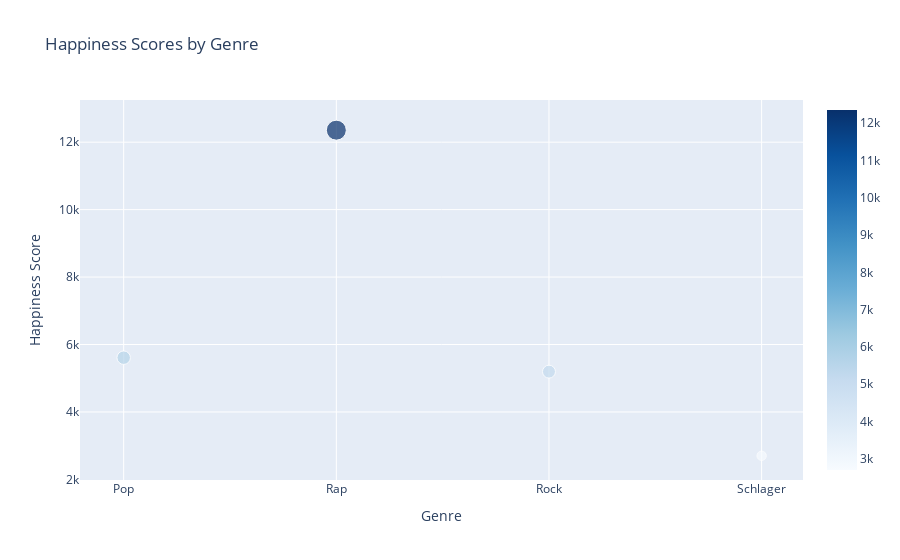

The cell this chart's notebook holds for it:
### Code cell
import plotly.graph_objects as go

genre_happiness = {}

for genre in df['genre'].unique():
    genre_lyrics = df[df['genre'] == genre]['lyrics']
    positive_words = []
    
    for lyrics in genre_lyrics:
        doc = nlp(lyrics)
        for token in doc:
            sentiment = token._.sentiws
            if isinstance(sentiment, float) and sentiment > 0:
                positive_words.append(token.text)
    
    genre_happiness[genre] = len(positive_words)

genres = list(genre_happiness.keys())
happiness_scores = list(genre_happiness.values())

fig = go.Figure(data=go.Scatter(
    x=genres,
    y=happiness_scores,
    mode='markers',
    marker=dict(
        size=happiness_scores,
        sizemode='area',
        sizeref=2 * max(happiness_scores) / (20**2),
        color=happiness_scores,
        colorscale='Blues',
        showscale=True
    ),
    text=genres
))

fig.update_layout(
    title='Happiness Scores by Genre',
    xaxis=dict(title='Genre'),
    yaxis=dict(title='Happiness Score'),
    showlegend=False
)

fig.show()

### Figure 1 — Plotly figure (JSON) as saved in the notebook; plotly's stock layout.template omitted (floating-point values rounded to 4 significant figures)
{"data": [{"marker": {"color": [5609, 12356, 5195, 2700], "colorscale": [[0, "rgb(247,251,255)"], [0.125, "rgb(222,235,247)"], [0.25, "rgb(198,219,239)"], [0.375, "rgb(158,202,225)"], [0.5, "rgb(107,174,214)"], [0.625, "rgb(66,146,198)"], [0.75, "rgb(33,113,181)"], [0.875, "rgb(8,81,156)"], [1, "rgb(8,48,107)"]], "showscale": true, "size": [5609, 12356, 5195, 2700], "sizemode": "area", "sizeref": 61.78}, "mode": "markers", "text": ["Pop", "Rap", "Rock", "Schlager"], "type": "scatter", "x": ["Pop", "Rap", "Rock", "Schlager"], "y": [5609, 12356, 5195, 2700]}], "layout": {"showlegend": false, "title": {"text": "Happiness Scores by Genre"}, "xaxis": {"title": {"text": "Genre"}}, "yaxis": {"title": {"text": "Happiness Score"}}}}
